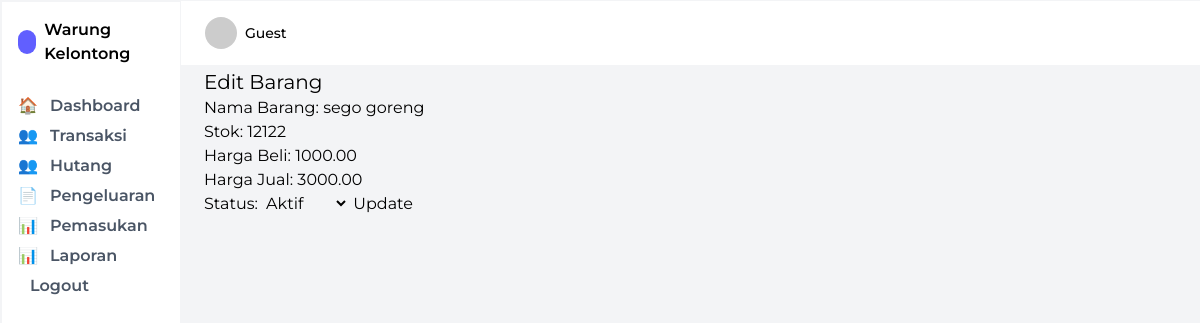
The app's page /Views/editBarang.php?id_barang=3 (signed in), older data.
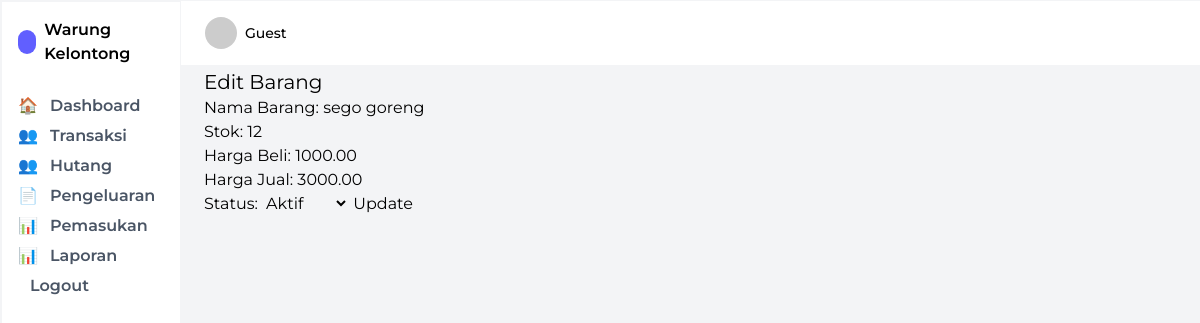
The same page, newer data.
### tables this page shows
CREATE TABLE `barang` (
  `id_barang` int NOT NULL,
  `nama_barang` varchar(100) NOT NULL,
  `stok` int NOT NULL,
  `harga_beli` decimal(12,2) NOT NULL,
  `harga_jual` decimal(12,2) NOT NULL,
  `status` enum('aktif','nonaktif') NOT NULL DEFAULT 'aktif'
);

### Views/editBarang.php (the view, shortened to what this page needs)
<?php
require '../Config/koneksi.php';
$id = $_GET['id_barang'];
$result = mysqli_query($conn, "SELECT * FROM barang WHERE id_barang = $id");
$barang = mysqli_fetch_assoc($result);
include "../Layout/sidebar.php"
?>
<!DOCTYPE html>
<html>
<head>
    <script src="https://cdn.jsdelivr.net/npm/@tailwindcss/browser@4"></script>
</head>
<body class="bg-gray-100 flex flex-1">
    <div class="flex flex-col flex-1">
        <?php include "../Layout/header.php"; ?>
        <main class="flex-1 pt-17 p-6">
            <h1 class="text-xl">Edit Barang</h1>
            <form method="POST">
                Nama Barang: <input type="text" name="nama_barang" value="<?= htmlspecialchars($barang['nama_barang']) ?>" required><br>
                Stok: <input type="number" name="stok" value="<?= $barang['stok'] ?>" required><br>
                Harga Beli: <input type="number" step="0.01" name="harga_beli" value="<?= $barang['harga_beli'] ?>" required><br>
                Harga Jual: <input type="number" step="0.01" name="harga_jual" value="<?= $barang['harga_jual'] ?>" required><br>
                Status: <select name="status">
                    <option value="aktif">Aktif</option>
                </select>
                <button type="submit">Update</button>
            </form>
        </main>
    </div>
</body>
</html>

### Layout/sidebar.php (shortened to what this page needs)
<div class="border border-r border-gray-100 flex h-full w-45">
    <aside class="w-45 bg-white border border-r w-45 border-gray-100 p-4 flex flex-col justify-between h-full fixed">
      <div>
        <div class="mb-7 flex items-center space-x-2">
          <div class="w-6 h-6 bg-indigo-500 rounded-full"></div>
          <span class="font-semibold">
            Warung Kelontong
          </span>
        </div>
        <nav class="space-y-1.5 text-md font-semibold leading-normal">
          <a href="../Views/dashboard.php" class="flex items-center space-x-3 text-gray-600 hover:text-indigo-600 ">
            <span>🏠</span><span>Dashboard</span>
          </a>
          <a href="../Views/transaksi.php" class="flex items-center space-x-3 text-gray-600 hover:text-indigo-600 ">
            <span>👥</span><span>Transaksi</span>
          </a>
          <a href="../Views/hutang.php" class="flex items-center space-x-3 text-gray-600 hover:text-indigo-600 ">
            <span>👥</span><span>Hutang</span>
          </a>
          <a href="../Views/pengeluaran.php" class="flex items-center space-x-3 text-gray-600 hover:text-indigo-600 ">
            <span>📄</span><span>Pengeluaran</span>
          </a>
          <a href="../Views/pemasukan.php" class="flex items-center space-x-3 text-gray-600 hover:text-indigo-600 ">
            <span>📊</span><span>Pemasukan</span>
          </a>
          <a href="#" class="flex items-center space-x-3 text-gray-600 hover:text-indigo-600">
            <span>📊</span><span>Laporan</span>
          </a>
          <a href="../Config/logout.php" class="flex items-center space-x-3 text-gray-600 hover:text-indigo-600 ">
            <span></span><span>Logout</span>
          </a>
        </nav>
      </div>
    </aside>
  </div>

### Layout/header.php
<header class="border border-b border-gray-100 bg-white px-6 py-4 flex justify-between items-center fixed w-full">
    <div class="flex items-center space-x-4">
        <div class="flex items-center space-x-2">
            <img src="https://i.pravatar.cc/40" alt="profile" class="w-8 h-8 rounded-full">
            <span class="text-sm font-medium">
                <?php echo htmlspecialchars($_SESSION['username'] ?? 'Guest'); ?>
            </span>
        </div>
    </div>
</header>

### Views/editBarang.php (style rules this page uses)
body { font-family: 'Montserrat', sans-serif; }

Row changes from the older to the newer data that the page shows:
changed barang "sego goreng": stok "12122" → "12"
